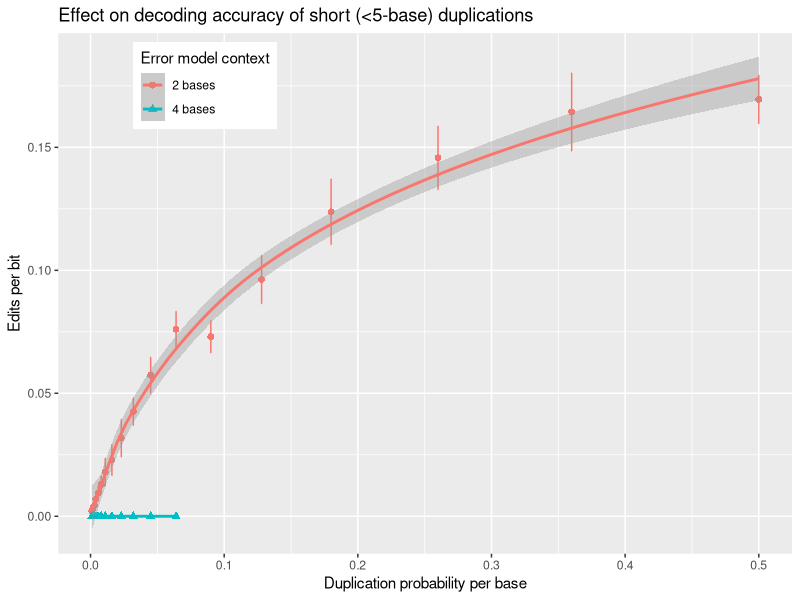

Source code (R):
library("ggplot2");
df.l4 <- read.table(file="len4.mix2.dups.tab");
df.l8 <- read.table(file="len8.mix2.dups.tab");
df.l4$group <- 1;
df.l8$group <- 2;
df <- rbind(df.l4,df.l8);
df$Context=factor(df$group,labels=c("2 bases","4 bases"));
g <- guide_legend(title="Error model context");
dupplot <- ggplot(df,aes(x=DupProb,y=MeanEditsPerBit,color=Context)) + geom_errorbar(aes(ymin=MeanEditsPerBit-2*StDevEditsPerBit,ymax=MeanEditsPerBit+2*StDevEditsPerBit)) + geom_point(aes(shape=Context),size=2) + ylab("Edits per bit") + xlab("Duplication probability per base") + ggtitle("Effect on decoding accuracy of short (<5-base) duplications") + theme(legend.position=c(.2,.9)) + stat_smooth(method = "loess", formula = y ~ log(x), size = 1) + guides(colour=g,shape=g);
ggsave("dupplot.ps",plot=dupplot);

